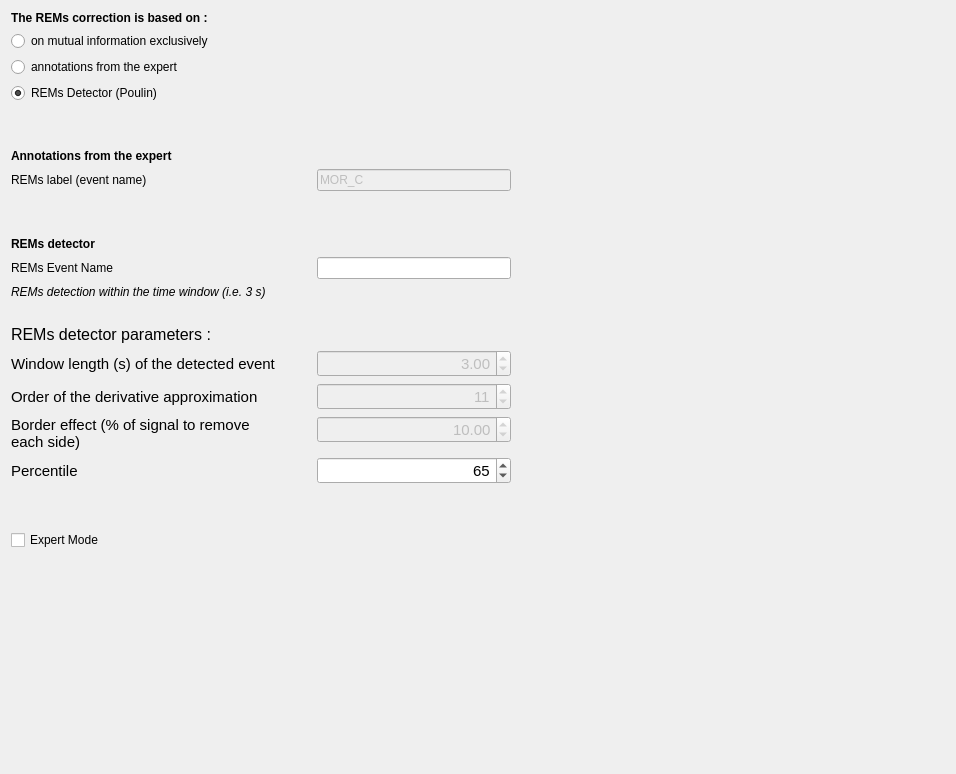
<ui version="4.0">
 <class>DetectorStep</class>
 <widget class="QWidget" name="DetectorStep">
  <property name="geometry">
   <rect>
    <x>0</x>
    <y>0</y>
    <width>956</width>
    <height>774</height>
   </rect>
  </property>
  <property name="windowTitle">
   <string />
  </property>
  <layout class="QHBoxLayout" name="horizontalLayout">
   <item>
    <layout class="QVBoxLayout" name="verticalLayout">
     <item>
      <widget class="QLabel" name="label_5">
       <property name="font">
        <font>
         <weight>75</weight>
         <bold>true</bold>
        </font>
       </property>
       <property name="text">
        <string>The REMs correction is based on :</string>
       </property>
      </widget>
     </item>
     <item>
      <widget class="QRadioButton" name="mutual_info_radioButton">
       <property name="text">
        <string>on mutual information exclusively</string>
       </property>
      </widget>
     </item>
     <item>
      <widget class="QRadioButton" name="expert_annot_radioButton">
       <property name="text">
        <string>annotations from the expert</string>
       </property>
      </widget>
     </item>
     <item>
      <widget class="QRadioButton" name="REMs_Det_radioButton">
       <property name="enabled">
        <bool>true</bool>
       </property>
       <property name="text">
        <string>REMs Detector (Poulin)</string>
       </property>
       <property name="checked">
        <bool>true</bool>
       </property>
      </widget>
     </item>
     <item>
      <spacer name="verticalSpacer_3">
       <property name="orientation">
        <enum>Qt::Vertical</enum>
       </property>
       <property name="sizeType">
        <enum>QSizePolicy::Fixed</enum>
       </property>
       <property name="sizeHint" stdset="0">
        <size>
         <width>20</width>
         <height>40</height>
        </size>
       </property>
      </spacer>
     </item>
     <item>
      <widget class="QLabel" name="label_12">
       <property name="font">
        <font>
         <weight>75</weight>
         <bold>true</bold>
        </font>
       </property>
       <property name="text">
        <string>Annotations from the expert</string>
       </property>
      </widget>
     </item>
     <item>
      <layout class="QFormLayout" name="formLayout_3">
       <item row="0" column="0">
        <widget class="QLabel" name="expert_label_label">
         <property name="enabled">
          <bool>true</bool>
         </property>
         <property name="minimumSize">
          <size>
           <width>300</width>
           <height>0</height>
          </size>
         </property>
         <property name="text">
          <string>REMs label (event name)</string>
         </property>
        </widget>
       </item>
       <item row="0" column="1">
        <widget class="QLineEdit" name="expert_label_lineEdit">
         <property name="enabled">
          <bool>false</bool>
         </property>
         <property name="maximumSize">
          <size>
           <width>300</width>
           <height>16777215</height>
          </size>
         </property>
         <property name="text">
          <string>MOR_C</string>
         </property>
        </widget>
       </item>
      </layout>
     </item>
     <item>
      <spacer name="verticalSpacer_4">
       <property name="orientation">
        <enum>Qt::Vertical</enum>
       </property>
       <property name="sizeType">
        <enum>QSizePolicy::Fixed</enum>
       </property>
       <property name="sizeHint" stdset="0">
        <size>
         <width>20</width>
         <height>40</height>
        </size>
       </property>
      </spacer>
     </item>
     <item>
      <widget class="QLabel" name="label_10">
       <property name="font">
        <font>
         <weight>75</weight>
         <bold>true</bold>
        </font>
       </property>
       <property name="text">
        <string>REMs detector</string>
       </property>
      </widget>
     </item>
     <item>
      <layout class="QFormLayout" name="formLayout_2">
       <item row="0" column="0">
        <widget class="QLabel" name="label_7">
         <property name="minimumSize">
          <size>
           <width>300</width>
           <height>0</height>
          </size>
         </property>
         <property name="text">
          <string>REMs Event Name</string>
         </property>
        </widget>
       </item>
       <item row="0" column="1">
        <widget class="QLineEdit" name="name_lineEdit">
         <property name="maximumSize">
          <size>
           <width>300</width>
           <height>16777215</height>
          </size>
         </property>
        </widget>
       </item>
      </layout>
     </item>
     <item>
      <widget class="QLabel" name="label_9">
       <property name="font">
        <font>
         <italic>true</italic>
        </font>
       </property>
       <property name="text">
        <string>REMs detection within the time window (i.e. 3 s)</string>
       </property>
      </widget>
     </item>
     <item>
      <widget class="QLabel" name="label_6">
       <property name="text">
        <string />
       </property>
      </widget>
     </item>
     <item>
      <widget class="QLabel" name="label">
       <property name="minimumSize">
        <size>
         <width>500</width>
         <height>0</height>
        </size>
       </property>
       <property name="maximumSize">
        <size>
         <width>500</width>
         <height>16777215</height>
        </size>
       </property>
       <property name="font">
        <font>
         <pointsize>12</pointsize>
        </font>
       </property>
       <property name="text">
        <string>REMs detector parameters :</string>
       </property>
       <property name="wordWrap">
        <bool>true</bool>
       </property>
      </widget>
     </item>
     <item>
      <layout class="QFormLayout" name="formLayout">
       <item row="0" column="0">
        <widget class="QLabel" name="label_8">
         <property name="minimumSize">
          <size>
           <width>300</width>
           <height>0</height>
          </size>
         </property>
         <property name="font">
          <font>
           <pointsize>11</pointsize>
          </font>
         </property>
         <property name="text">
          <string>Window length (s) of the detected event</string>
         </property>
        </widget>
       </item>
       <item row="0" column="1">
        <widget class="QDoubleSpinBox" name="window_sec_doubleSpinBox">
         <property name="enabled">
          <bool>false</bool>
         </property>
         <property name="maximumSize">
          <size>
           <width>300</width>
           <height>16777215</height>
          </size>
         </property>
         <property name="font">
          <font>
           <pointsize>11</pointsize>
          </font>
         </property>
         <property name="toolTip">
          <string>&lt;html&gt;&lt;head/&gt;&lt;body&gt;&lt;p&gt;Must be a divider of the sleep stage's window lenght (30 sec in most case)&lt;/p&gt;&lt;/body&gt;&lt;/html&gt;</string>
         </property>
         <property name="alignment">
          <set>Qt::AlignRight|Qt::AlignTrailing|Qt::AlignVCenter</set>
         </property>
         <property name="maximum">
          <double>50000.000000000000000</double>
         </property>
         <property name="value">
          <double>3.000000000000000</double>
         </property>
        </widget>
       </item>
       <item row="1" column="0">
        <widget class="QLabel" name="label_2">
         <property name="maximumSize">
          <size>
           <width>300</width>
           <height>16777215</height>
          </size>
         </property>
         <property name="font">
          <font>
           <pointsize>11</pointsize>
          </font>
         </property>
         <property name="text">
          <string>Order of the derivative approximation</string>
         </property>
        </widget>
       </item>
       <item row="1" column="1">
        <widget class="QSpinBox" name="order_spinBox">
         <property name="enabled">
          <bool>false</bool>
         </property>
         <property name="maximumSize">
          <size>
           <width>300</width>
           <height>16777215</height>
          </size>
         </property>
         <property name="font">
          <font>
           <pointsize>11</pointsize>
          </font>
         </property>
         <property name="alignment">
          <set>Qt::AlignRight|Qt::AlignTrailing|Qt::AlignVCenter</set>
         </property>
         <property name="maximum">
          <number>1000</number>
         </property>
         <property name="value">
          <number>11</number>
         </property>
        </widget>
       </item>
       <item row="2" column="0">
        <widget class="QLabel" name="label_3">
         <property name="maximumSize">
          <size>
           <width>500</width>
           <height>16777215</height>
          </size>
         </property>
         <property name="font">
          <font>
           <pointsize>11</pointsize>
          </font>
         </property>
         <property name="text">
          <string>Border effect (% of signal to remove each side)</string>
         </property>
         <property name="wordWrap">
          <bool>true</bool>
         </property>
        </widget>
       </item>
       <item row="2" column="1">
        <widget class="QDoubleSpinBox" name="border_effect_doubleSpinBox">
         <property name="enabled">
          <bool>false</bool>
         </property>
         <property name="maximumSize">
          <size>
           <width>300</width>
           <height>16777215</height>
          </size>
         </property>
         <property name="font">
          <font>
           <pointsize>11</pointsize>
          </font>
         </property>
         <property name="alignment">
          <set>Qt::AlignRight|Qt::AlignTrailing|Qt::AlignVCenter</set>
         </property>
         <property name="maximum">
          <double>50.000000000000000</double>
         </property>
         <property name="value">
          <double>10.000000000000000</double>
         </property>
        </widget>
       </item>
       <item row="3" column="0">
        <widget class="QLabel" name="label_4">
         <property name="maximumSize">
          <size>
           <width>200</width>
           <height>16777215</height>
          </size>
         </property>
         <property name="font">
          <font>
           <pointsize>11</pointsize>
          </font>
         </property>
         <property name="text">
          <string>Percentile</string>
         </property>
        </widget>
       </item>
       <item row="3" column="1">
        <widget class="QSpinBox" name="percentile_spinBox">
         <property name="maximumSize">
          <size>
           <width>300</width>
           <height>16777215</height>
          </size>
         </property>
         <property name="font">
          <font>
           <pointsize>11</pointsize>
          </font>
         </property>
         <property name="alignment">
          <set>Qt::AlignRight|Qt::AlignTrailing|Qt::AlignVCenter</set>
         </property>
         <property name="maximum">
          <number>100</number>
         </property>
         <property name="value">
          <number>65</number>
         </property>
        </widget>
       </item>
      </layout>
     </item>
     <item>
      <spacer name="verticalSpacer">
       <property name="orientation">
        <enum>Qt::Vertical</enum>
       </property>
       <property name="sizeType">
        <enum>QSizePolicy::Fixed</enum>
       </property>
       <property name="sizeHint" stdset="0">
        <size>
         <width>20</width>
         <height>40</height>
        </size>
       </property>
      </spacer>
     </item>
     <item>
      <widget class="QCheckBox" name="expert_checkBox">
       <property name="text">
        <string>Expert Mode</string>
       </property>
      </widget>
     </item>
     <item>
      <spacer name="verticalSpacer_2">
       <property name="orientation">
        <enum>Qt::Vertical</enum>
       </property>
       <property name="sizeType">
        <enum>QSizePolicy::Expanding</enum>
       </property>
       <property name="sizeHint" stdset="0">
        <size>
         <width>20</width>
         <height>40</height>
        </size>
       </property>
      </spacer>
     </item>
    </layout>
   </item>
   <item>
    <spacer name="horizontalSpacer">
     <property name="orientation">
      <enum>Qt::Horizontal</enum>
     </property>
     <property name="sizeHint" stdset="0">
      <size>
       <width>427</width>
       <height>20</height>
      </size>
     </property>
    </spacer>
   </item>
  </layout>
 <property name="styleSheet"><string>font: 10pt "Roboto-Regular";</string></property></widget>
 <resources><include location="../../../../../scinodes_poc/src/main/python/ui/themes/themes.qrc" /></resources>
 <connections>
  <connection>
   <sender>expert_checkBox</sender>
   <signal>clicked()</signal>
   <receiver>DetectorStep</receiver>
   <slot>expert_mode_slot()</slot>
   <hints>
    <hint type="sourcelabel">
     <x>259</x>
     <y>264</y>
    </hint>
    <hint type="destinationlabel">
     <x>477</x>
     <y>299</y>
    </hint>
   </hints>
  </connection>
  <connection>
   <sender>REMs_Det_radioButton</sender>
   <signal>clicked()</signal>
   <receiver>DetectorStep</receiver>
   <slot>on_active_detector()</slot>
   <hints>
    <hint type="sourcelabel">
     <x>125</x>
     <y>111</y>
    </hint>
    <hint type="destinationlabel">
     <x>477</x>
     <y>299</y>
    </hint>
   </hints>
  </connection>
  <connection>
   <sender>expert_annot_radioButton</sender>
   <signal>clicked()</signal>
   <receiver>DetectorStep</receiver>
   <slot>on_active_detector()</slot>
   <hints>
    <hint type="sourcelabel">
     <x>150</x>
     <y>81</y>
    </hint>
    <hint type="destinationlabel">
     <x>477</x>
     <y>299</y>
    </hint>
   </hints>
  </connection>
  <connection>
   <sender>mutual_info_radioButton</sender>
   <signal>clicked()</signal>
   <receiver>DetectorStep</receiver>
   <slot>on_active_detector()</slot>
   <hints>
    <hint type="sourcelabel">
     <x>220</x>
     <y>51</y>
    </hint>
    <hint type="destinationlabel">
     <x>477</x>
     <y>299</y>
    </hint>
   </hints>
  </connection>
 </connections>
 <slots>
  <slot>on_active_detector()</slot>
  <slot>expert_mode_slot()</slot>
 </slots>
</ui>
